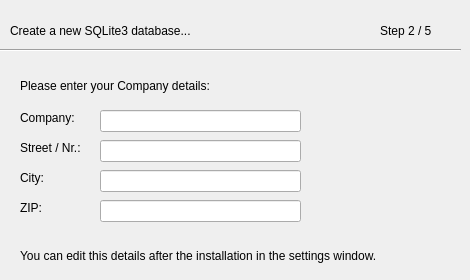
   <widget class="QWidget" name="Seite_2" >
    <widget class="QLabel" name="label_133" >
     <property name="geometry" >
      <rect>
       <x>20</x>
       <y>140</y>
       <width>71</width>
       <height>16</height>
      </rect>
     </property>
     <property name="text" >
      <string>Street / Nr.:</string>
     </property>
    </widget>
    <widget class="QLabel" name="label_134" >
     <property name="geometry" >
      <rect>
       <x>20</x>
       <y>200</y>
       <width>71</width>
       <height>16</height>
      </rect>
     </property>
     <property name="text" >
      <string>ZIP:</string>
     </property>
    </widget>
    <widget class="QLineEdit" name="txtcity_3" >
     <property name="geometry" >
      <rect>
       <x>100</x>
       <y>170</y>
       <width>201</width>
       <height>22</height>
      </rect>
     </property>
     <property name="text" >
      <string/>
     </property>
     <property name="echoMode" >
      <enum>QLineEdit::Normal</enum>
     </property>
    </widget>
    <widget class="QLabel" name="label_135" >
     <property name="geometry" >
      <rect>
       <x>20</x>
       <y>70</y>
       <width>441</width>
       <height>31</height>
      </rect>
     </property>
     <property name="text" >
      <string>Please enter your Company details:</string>
     </property>
    </widget>
    <widget class="QLineEdit" name="txtstreetnr_3" >
     <property name="geometry" >
      <rect>
       <x>100</x>
       <y>140</y>
       <width>201</width>
       <height>22</height>
      </rect>
     </property>
     <property name="text" >
      <string/>
     </property>
     <property name="echoMode" >
      <enum>QLineEdit::Normal</enum>
     </property>
    </widget>
    <widget class="QLineEdit" name="txtzip_3" >
     <property name="geometry" >
      <rect>
       <x>100</x>
       <y>200</y>
       <width>201</width>
       <height>22</height>
      </rect>
     </property>
     <property name="text" >
      <string/>
     </property>
     <property name="echoMode" >
      <enum>QLineEdit::Normal</enum>
     </property>
    </widget>
    <widget class="QLabel" name="label_136" >
     <property name="geometry" >
      <rect>
       <x>20</x>
       <y>110</y>
       <width>71</width>
       <height>16</height>
      </rect>
     </property>
     <property name="text" >
      <string>Company:</string>
     </property>
    </widget>
    <widget class="QLabel" name="label_137" >
     <property name="geometry" >
      <rect>
       <x>20</x>
       <y>170</y>
       <width>71</width>
       <height>16</height>
      </rect>
     </property>
     <property name="text" >
      <string>City:</string>
     </property>
    </widget>
    <widget class="QLineEdit" name="txtcompany_3" >
     <property name="geometry" >
      <rect>
       <x>100</x>
       <y>110</y>
       <width>201</width>
       <height>22</height>
      </rect>
     </property>
     <property name="text" >
      <string/>
     </property>
     <property name="echoMode" >
      <enum>QLineEdit::Normal</enum>
     </property>
    </widget>
    <widget class="QLabel" name="label_138" >
     <property name="geometry" >
      <rect>
       <x>20</x>
       <y>240</y>
       <width>441</width>
       <height>31</height>
      </rect>
     </property>
     <property name="text" >
      <string>You can edit this details after the installation in the settings window.</string>
     </property>
    </widget>
    <widget class="QLabel" name="label_139" >
     <property name="geometry" >
      <rect>
       <x>380</x>
       <y>20</y>
       <width>61</width>
       <height>21</height>
      </rect>
     </property>
     <property name="text" >
      <string>Step 2 / 5</string>
     </property>
    </widget>
    <widget class="QLabel" name="label_140" >
     <property name="geometry" >
      <rect>
       <x>10</x>
       <y>20</y>
       <width>231</width>
       <height>21</height>
      </rect>
     </property>
     <property name="text" >
      <string>Create a new SQLite3 database...</string>
     </property>
    </widget>
    <widget class="Line" name="line_24" >
     <property name="geometry" >
      <rect>
       <x>0</x>
       <y>40</y>
       <width>461</width>
       <height>20</height>
      </rect>
     </property>
     <property name="orientation" >
      <enum>Qt::Horizontal</enum>
     </property>
    </widget>
   </widget>
